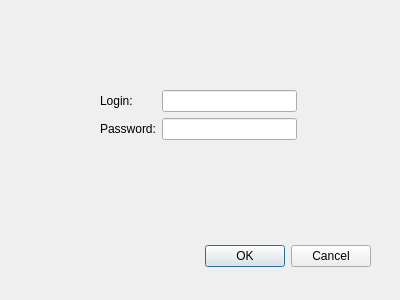
<?xml version="1.0" encoding="UTF-8"?>
<ui version="4.0">
 <class>loginDialog</class>
 <widget class="QDialog" name="loginDialog">
  <property name="geometry">
   <rect>
    <x>0</x>
    <y>0</y>
    <width>400</width>
    <height>300</height>
   </rect>
  </property>
  <property name="windowTitle">
   <string>Login Windows</string>
  </property>
  <widget class="QDialogButtonBox" name="buttonBox">
   <property name="geometry">
    <rect>
     <x>30</x>
     <y>240</y>
     <width>341</width>
     <height>32</height>
    </rect>
   </property>
   <property name="orientation">
    <enum>Qt::Horizontal</enum>
   </property>
   <property name="standardButtons">
    <set>QDialogButtonBox::Cancel|QDialogButtonBox::Ok</set>
   </property>
  </widget>
  <widget class="QWidget" name="">
   <property name="geometry">
    <rect>
     <x>100</x>
     <y>90</y>
     <width>197</width>
     <height>62</height>
    </rect>
   </property>
   <layout class="QFormLayout" name="formLayout">
    <item row="0" column="0">
     <widget class="QLabel" name="label">
      <property name="text">
       <string>Login:</string>
      </property>
     </widget>
    </item>
    <item row="0" column="1">
     <widget class="QLineEdit" name="loginField"/>
    </item>
    <item row="1" column="0">
     <widget class="QLabel" name="label_2">
      <property name="text">
       <string>Password:</string>
      </property>
     </widget>
    </item>
    <item row="1" column="1">
     <widget class="QLineEdit" name="pwField">
      <property name="echoMode">
       <enum>QLineEdit::Password</enum>
      </property>
     </widget>
    </item>
   </layout>
  </widget>
 </widget>
 <resources/>
 <connections>
  <connection>
   <sender>buttonBox</sender>
   <signal>accepted()</signal>
   <receiver>loginDialog</receiver>
   <slot>accept()</slot>
   <hints>
    <hint type="sourcelabel">
     <x>248</x>
     <y>254</y>
    </hint>
    <hint type="destinationlabel">
     <x>157</x>
     <y>274</y>
    </hint>
   </hints>
  </connection>
  <connection>
   <sender>buttonBox</sender>
   <signal>rejected()</signal>
   <receiver>loginDialog</receiver>
   <slot>reject()</slot>
   <hints>
    <hint type="sourcelabel">
     <x>316</x>
     <y>260</y>
    </hint>
    <hint type="destinationlabel">
     <x>286</x>
     <y>274</y>
    </hint>
   </hints>
  </connection>
 </connections>
</ui>
